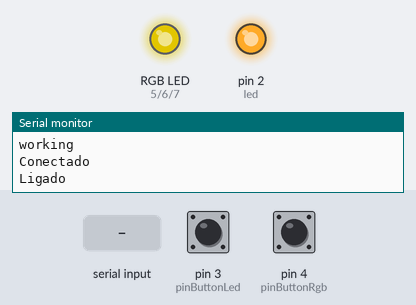
Recording of a sketch running on a simulated Arduino Uno, built with avr-gcc and run on an emulated ATmega328P. On the bench: an RGB LED mixed from three pins (HIGH = lit), output pins drawn as LEDs (lit = HIGH), the last lines printed to the serial monitor. The inputs (shaded band) are chosen by the test bench; at power-on: pin 3 (pinButtonLed) HIGH, pin 4 (pinButtonRgb) HIGH. Dim RGB values are drawn brighter than linear.

Above: at 1.2 s.
1.3 s: pin 3 (pinButtonLed) pulled LOW for 0.15 s
At 2.6 s:
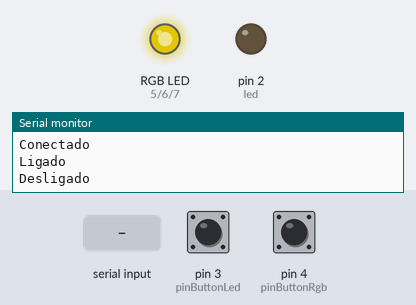
3.1 s: pin 4 (pinButtonRgb) pulled LOW for 0.15 s
At 4.4 s:
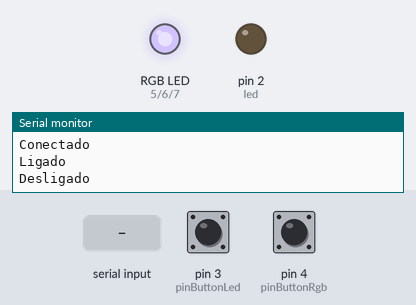
4.8 s: "90,45,200\n" received over the second serial link
At 6.4 s:
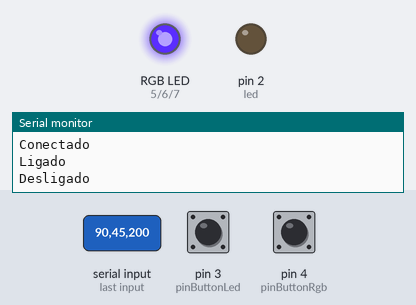
7.3 s: "30,150,10\n" received over the second serial link
At 9.6 s:
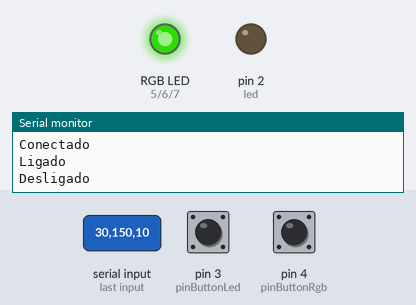
9.9 s: pin 3 (pinButtonLed) pulled LOW for 1 s
At 11.6 s:
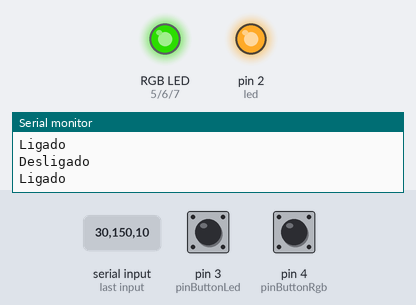
12.5 s: pin 4 (pinButtonRgb) pulled LOW for 1 s
At 13.9 s:
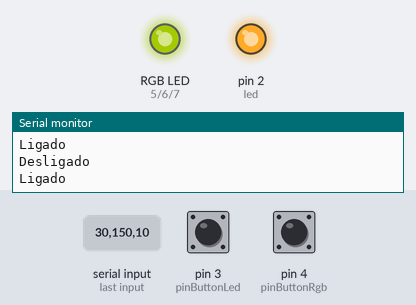
Timing chart, 0 to 15.5 s (numbered marks = the images above; inputs shaded):
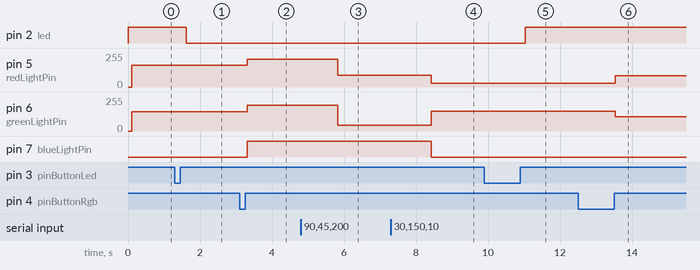

The sketch:

bluetooth.ino
```cpp
#include <SoftwareSerial.h>

SoftwareSerial bluetoothSerial(10, 11); // RX, TX

int pinButtonLed = 3;
int pinButtonRgb = 4;

int led = 2;
int redLightPin = 5;
int greenLightPin = 6;
int blueLightPin = 7;

void switchLed();
void changeRGBLedColor();
int randomNumber();

int redColor;
int greenColor;
int blueColor;

char switchOn[2] = "E";
char switchOff[2] = "D";
char rgbValueChar[12];
String rgbValue = String();

void setup()
{
  Serial.begin(9600);
  bluetoothSerial.begin(9600);
  Serial.write("working\r\n");

  Serial.println("Conectado");

  pinMode(led, OUTPUT);
  pinMode(redLightPin, OUTPUT);
  pinMode(greenLightPin, OUTPUT);
  pinMode(blueLightPin, OUTPUT);

  pinMode(pinButtonLed, INPUT_PULLUP);
  pinMode(pinButtonRgb, INPUT_PULLUP);
}

void loop()
{

  if (Serial.available()) {
    char c = Serial.read();
    bluetoothSerial.write(c);
    Serial.println(c);
  }

  if (bluetoothSerial.available())
  {
    String receivedMessage = bluetoothSerial.readString();

    if (receivedMessage == switchOn)
    {
      digitalWrite(led, HIGH);
    }
    else if (receivedMessage == switchOff)
    {
      digitalWrite(led, LOW);
    }
    else
    {
      int redColor = receivedMessage.substring(0, 3).toInt();
      int greenColor = receivedMessage.substring(3, 6).toInt();
      int blueColor = receivedMessage.substring(6, 9).toInt();

      setRGBColor(redColor, greenColor, blueColor);
    }
  }

  switchLed();
  changeRGBLedColor();
}

void switchLed()
{
  int buttonValue;
  static bool previousButtonValue;

  buttonValue = digitalRead(pinButtonLed);

  if (buttonValue && (buttonValue != previousButtonValue))
  {
    bool ledValue = digitalRead(led);

    if (ledValue)
    {
      Serial.write("Desligado\r\n");
      digitalWrite(led, LOW);
      bluetoothSerial.write(switchOff);
    }
    else
    {
      Serial.write("Ligado\r\n");
      digitalWrite(led, HIGH);
      bluetoothSerial.write(switchOn);
    }
  }
  previousButtonValue = buttonValue;
  delay(100);
}

void changeRGBLedColor()
{
  int buttonValue;
  static bool previousButtonValue;

  buttonValue = digitalRead(pinButtonRgb);

  if (buttonValue && (buttonValue != previousButtonValue))
  {
    redColor = randomNumber();
    greenColor = randomNumber();
    blueColor = randomNumber();

    setRGBColor(redColor, greenColor, blueColor);

    rgbValue = String(redColor) + "," + String(greenColor) + "," + String(blueColor);

    rgbValue.toCharArray(rgbValueChar, 12);
    bluetoothSerial.write(rgbValueChar);

    rgbValue = "";
  }
  previousButtonValue = buttonValue;
  delay(100);
}

int randomNumber()
{
  static int minRgbValue = 0;
  static int maxRgbValue = 255;

  int timeInMiliseconds = micros();
  timeInMiliseconds = timeInMiliseconds % ((minRgbValue - maxRgbValue) + 1) + minRgbValue;
  return abs(timeInMiliseconds);
}

void setRGBColor(int red_light_value, int green_light_value, int blue_light_value)
{
  analogWrite(redLightPin, red_light_value);
  analogWrite(greenLightPin, green_light_value);
  analogWrite(blueLightPin, blue_light_value);
}
```

Measured:
- after the input at 1.3 s, pin 2 (led): HIGH → LOW after 0.31 s
- after the input at 3.1 s, pin 5 (redLightPin): 164/255 → 210/255 after 0.22 s; pin 6 (greenLightPin): 144/255 → 194/255 after 0.22 s; pin 7 (blueLightPin): LOW → HIGH after 0.22 s
- after the input at 4.8 s, pin 5 (redLightPin): 210/255 → 90/255 after 1.0 s; pin 6 (greenLightPin): 194/255 → 45/255 after 1.0 s
- after the input at 7.3 s, pin 5 (redLightPin): 90/255 → 30/255 after 1.1 s; pin 6 (greenLightPin): 45/255 → 150/255 after 1.1 s; pin 7 (blueLightPin): HIGH → LOW after 1.1 s
- after the input at 9.9 s, pin 2 (led): LOW → HIGH after 1.1 s
- after the input at 12.5 s, pin 5 (redLightPin): 30/255 → 86/255 after 1.0 s; pin 6 (greenLightPin): 150/255 → 106/255 after 1.0 s
